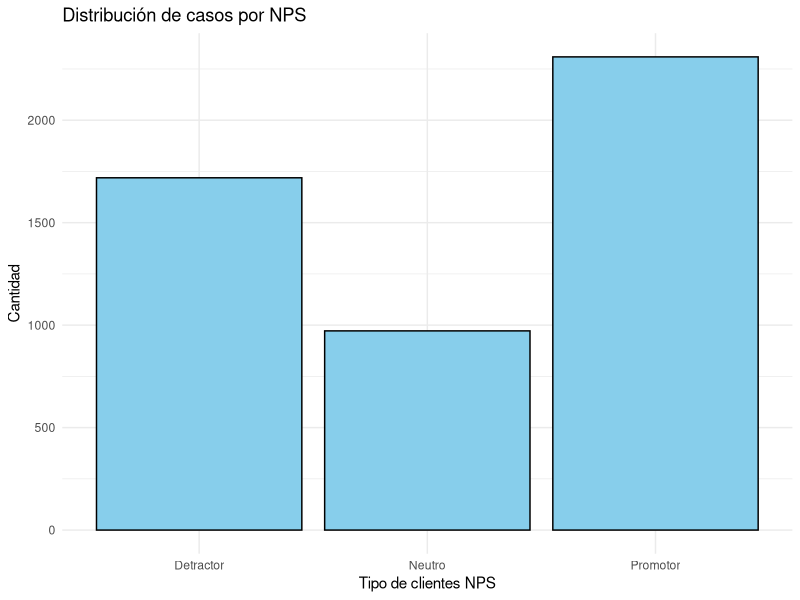
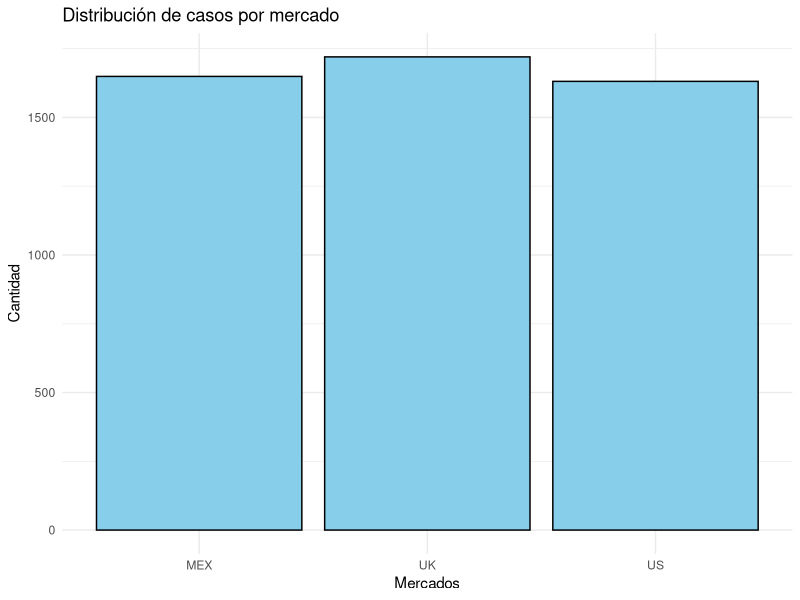
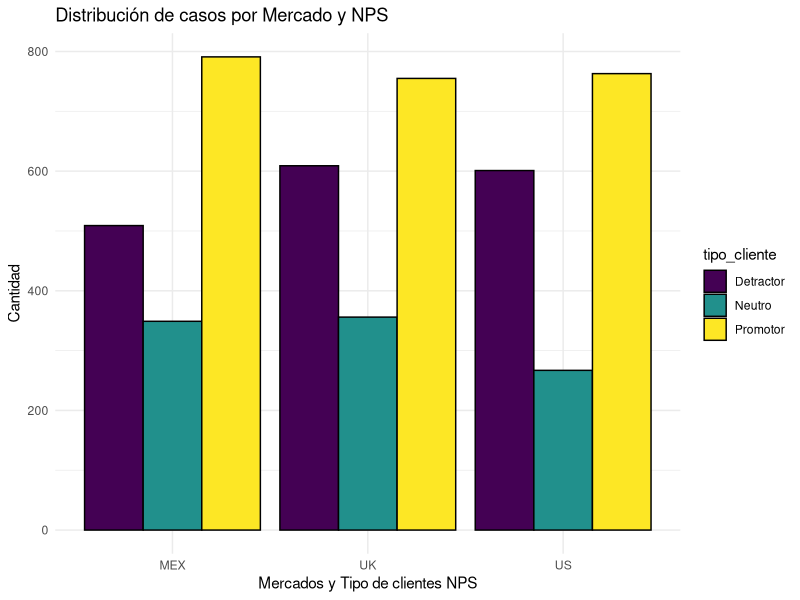
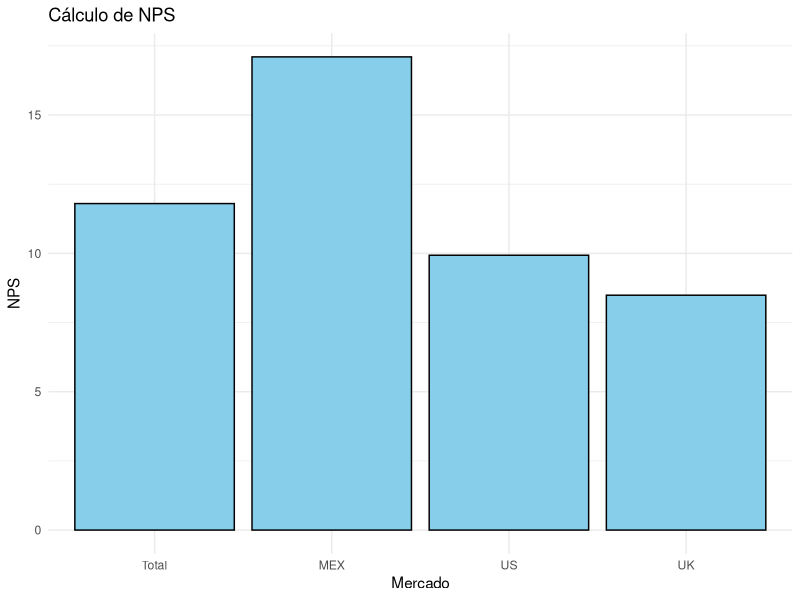
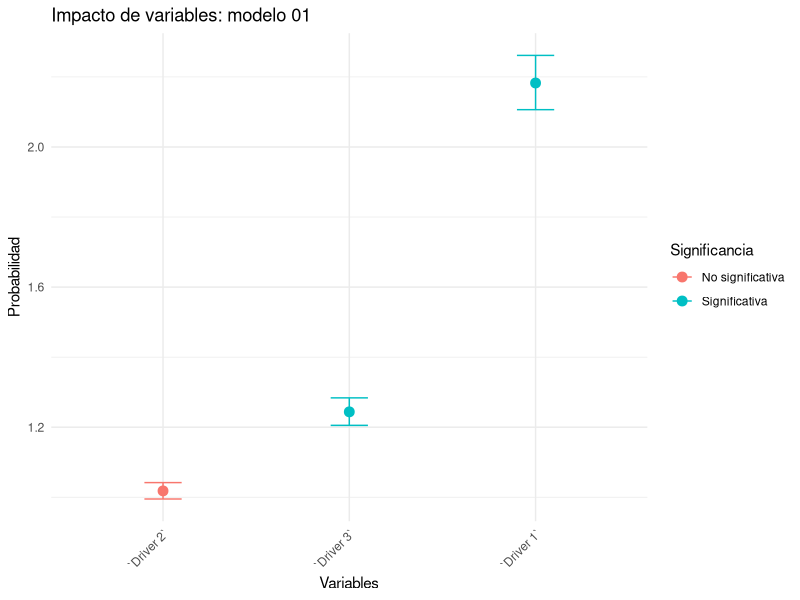
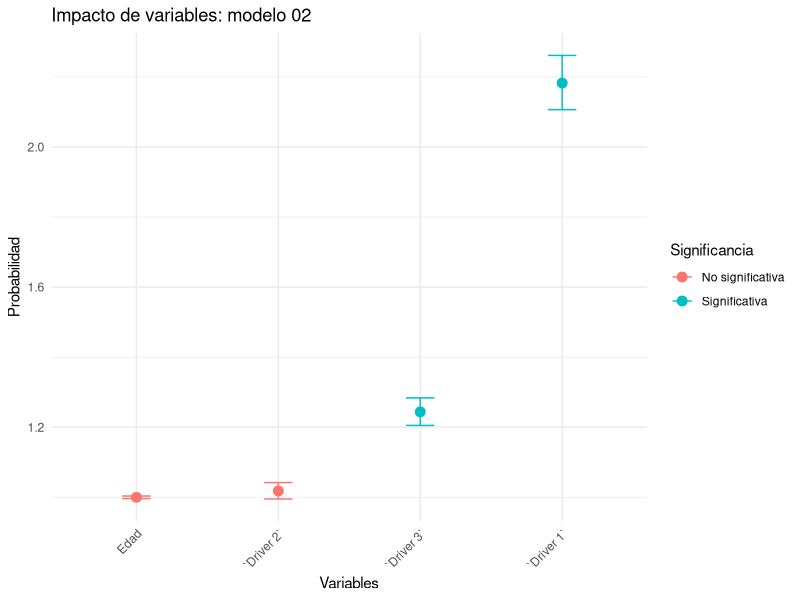

Generate these figures, in order, with R:
# Load necessary libraries
library(tidyverse)
library(readxl)
library(dplyr)
library(MASS)
library(ordinal)

## Este es un cambio menor

# Load the data
data_01 <- read_excel("pyday/data/data_final.xlsx", sheet = "data")

# Check data types
str(data_01)

# Summary statistics
summary_data_01 <- summary(data_01)

# Transformations
data_01 <- data_01 %>%
  mutate(tipo_cliente = case_when(
    NPS >= 9 ~ "Promotor",
    NPS >= 7 & NPS < 9 ~ "Neutro",
    TRUE ~ "Detractor"
  ))

# Count by tipo_cliente
table(data_01$tipo_cliente)


# Convert 'tipo_cliente' to ordered factor
data_01$tipo_cliente <- factor(data_01$tipo_cliente, levels = c("Detractor", "Neutro", "Promotor"), ordered = TRUE)

# Convert 'NPS' to ordered factor
data_01$NPS <- factor(data_01$NPS, levels = 0:10, ordered = TRUE)

# Count by NPS
table(data_01$NPS)

##### Gráfico para la distribución de casos:

plot_01 <- ggplot(data_01, aes(x = tipo_cliente)) +
  geom_bar(fill = "skyblue", color = "black") +
  labs(
    title = "Distribución de casos por NPS",
    x = "Tipo de clientes NPS",
    y = "Cantidad"
  ) +
theme_minimal()

plot_01


# Count by Market
table(data_01$Market)

# Convert 'Market' to a factor
data_01$Market <- as.factor(data_01$Market)


plot_02 <- ggplot(data_01, aes(x = Market)) +
  geom_bar(fill = "skyblue", color = "black") +
  labs(
    title = "Distribución de casos por mercado",
    x = "Mercados",
    y = "Cantidad"
  ) +
theme_minimal()

plot_02


## Combinamos

plot_03 <- ggplot(data_01, aes(x = Market, fill = tipo_cliente)) +
  geom_bar(position = "dodge", color = "black") + 
  labs(
    title = "Distribución de casos por Mercado y NPS",
    x = "Mercados y Tipo de clientes NPS",
    y = "Cantidad"
  ) +
  theme_minimal()

# Print the plot
plot_03


####

# Calculate NPS by Market and add a total row
nps_by_market <- data_01 %>%
  group_by(Market) %>%
  summarise(
    promoters_count = sum(tipo_cliente == "Promotor"),
    detractors_count = sum(tipo_cliente == "Detractor"),
    total_responses = n(),
    nps = ((promoters_count - detractors_count) / total_responses) * 100
  )

# Calculate total NPS for all markets
total_nps <- data_01 %>%
  summarise(
    promoters_count = sum(tipo_cliente == "Promotor"),
    detractors_count = sum(tipo_cliente == "Detractor"),
    total_responses = n(),
    nps = ((promoters_count - detractors_count) / total_responses) * 100
  ) %>%
  mutate(Market = "Total")  # Add a label for the total row

# Combine the results
nps_with_total <- bind_rows(nps_by_market, total_nps)

# View the results
nps_with_total

nps_with_total$Market <- factor(nps_with_total$Market, levels = c("Total", "MEX", "US", "UK"))  # Adjust to your actual market names


# Grouped (side-by-side) bar plot
plot_04 <- ggplot(nps_with_total, aes(x = Market, y = nps)) +
  geom_col(fill = "skyblue", color = "black") +  # 'dodge' for side-by-side
  labs(
    title = "Cálculo de NPS",
    x = "Mercado",
    y = "NPS"
  ) +
  theme_minimal()

# Print the plot
plot_04


# Create dummy variables for 'Market'
market_dummies <- model.matrix(~ Market - 1, data_01)

# Convert the dummy matrix to a data frame
market_dummies_df <- as.data.frame(market_dummies)

# Combine the original data with the dummy variables
data_01 <- cbind(data_01, market_dummies_df)

## MODELOS

# Model fitting using ordered logit (proportional odds model)
mod_log_01 <- clm(tipo_cliente ~ `Driver 1` + `Driver 2` + `Driver 3`, 
                  data = data_01, link = "logit")

# Model summary
summary(mod_log_01)

# Get the model summary
mod_summary <- summary(mod_log_01)

# Extract coefficients (variables only, excluding thresholds)
coef_data <- data.frame(
  Variable = rownames(mod_summary$coefficients),
  Estimate = mod_summary$coefficients[, 1],
  Std_Error = mod_summary$coefficients[, 2],
  z_value = mod_summary$coefficients[, 3],
  p_value = mod_summary$coefficients[, 4]
)

# Filter out the thresholds (we don't need them)
coef_data <- coef_data[grepl("Driver", coef_data$Variable), ]

# Exponentiate the coefficients to get the odds ratios
coef_data$Odds_Ratio = exp(coef_data$Estimate)

# Calculate 95% Confidence Intervals for Odds Ratios
coef_data$CI_Lower = exp(coef_data$Estimate - 1.96 * coef_data$Std_Error)
coef_data$CI_Upper = exp(coef_data$Estimate + 1.96 * coef_data$Std_Error)

# Create a new column for significance based on p-value
coef_data$Significant <- ifelse(coef_data$p_value < 0.05, "Significativa", "No significativa")

# Plotting odds ratios
plot_summary_01 <- ggplot(coef_data, aes(x = reorder(Variable, Odds_Ratio), y = Odds_Ratio, color = Significant)) +
  geom_point(size = 3) +
  geom_errorbar(aes(ymin = CI_Lower, ymax = CI_Upper), width = 0.2) +
  labs(
    title = "Impacto de variables: modelo 01",
    x = "Variables",
    y = "Probabilidad",
    color = "Significancia"
  ) +
  theme_minimal() +
  theme(axis.text.x = element_text(angle = 45, hjust = 1))

# Print the plot
plot_summary_01

## Modelo 03
mod_log_02 <- clm(tipo_cliente ~ `Driver 1` + `Driver 2` + `Driver 3` + Edad, data = data_01, link = "logit")

# Model 03 summary
summary(mod_log_02)

# Get the model summary
mod_summary <- summary(mod_log_02)

# Extract coefficients (variables only, excluding thresholds)
coef_data <- data.frame(
  Variable = rownames(mod_summary$coefficients),
  Estimate = mod_summary$coefficients[, 1],
  Std_Error = mod_summary$coefficients[, 2],
  z_value = mod_summary$coefficients[, 3],
  p_value = mod_summary$coefficients[, 4]
)

# Filter out the thresholds (we don't need them)
coef_data <- coef_data[grepl("Driver|Edad", coef_data$Variable), ]

# Exponentiate the coefficients to get the odds ratios
coef_data$Odds_Ratio = exp(coef_data$Estimate)

# Calculate 95% Confidence Intervals for Odds Ratios
coef_data$CI_Lower = exp(coef_data$Estimate - 1.96 * coef_data$Std_Error)
coef_data$CI_Upper = exp(coef_data$Estimate + 1.96 * coef_data$Std_Error)

# Create a new column for significance based on p-value
coef_data$Significant <- ifelse(coef_data$p_value < 0.05, "Significativa", "No significativa")

# Plotting odds ratios
plot_summary_02 <- ggplot(coef_data, aes(x = reorder(Variable, Odds_Ratio), y = Odds_Ratio, color = Significant)) +
  geom_point(size = 3) +
  geom_errorbar(aes(ymin = CI_Lower, ymax = CI_Upper), width = 0.2) +
  labs(
    title = "Impacto de variables: modelo 02",
    x = "Variables",
    y = "Probabilidad",
    color = "Significancia"
  ) +
  theme_minimal() +
  theme(axis.text.x = element_text(angle = 45, hjust = 1))

# Print the plot
plot_summary_02




